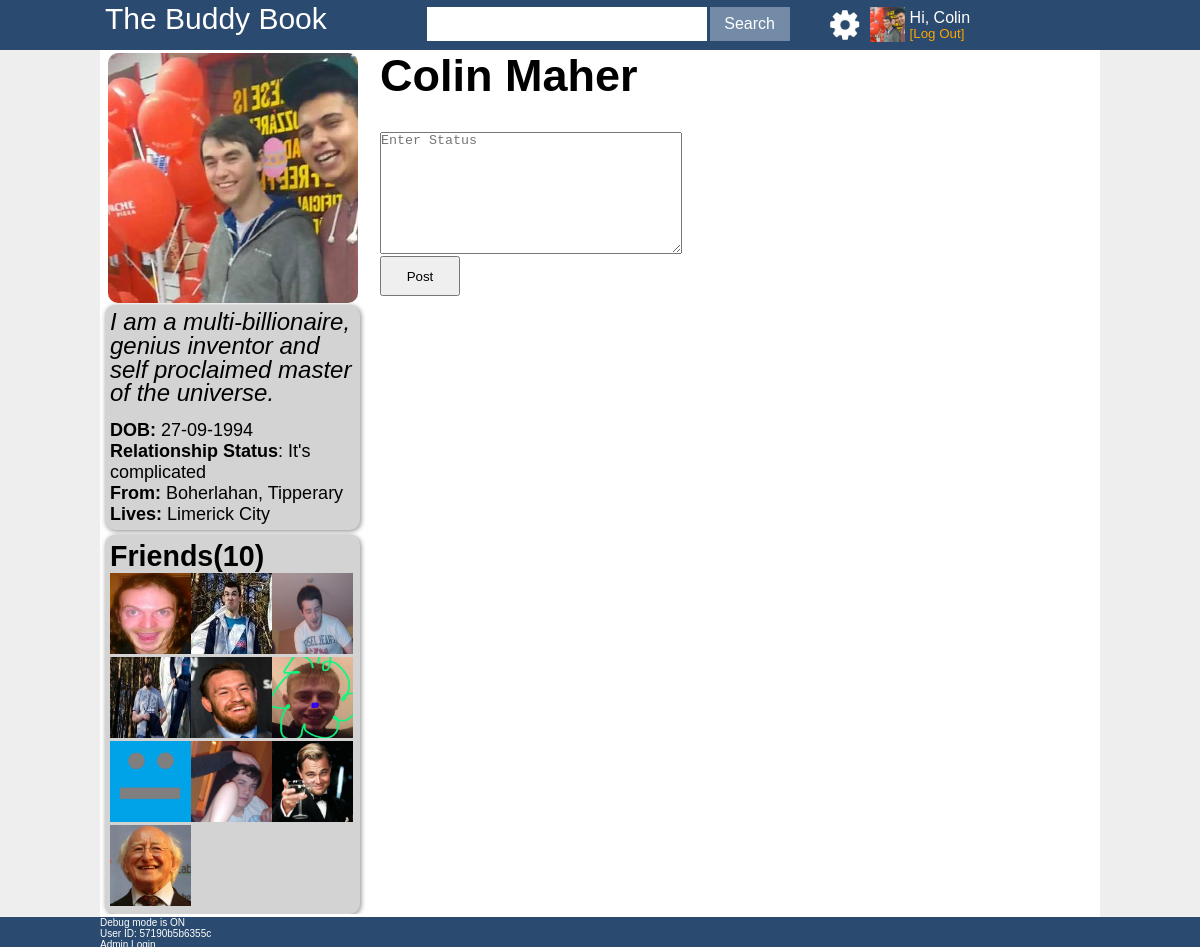
Screenshot of /profile.php (signed in) with the database file from the repository.
### tables this page shows
CREATE TABLE `profile` (
  `profileID` varchar(45) NOT NULL,
  `description` varchar(250) DEFAULT NULL,
  `origFrom` varchar(45) DEFAULT NULL,
  `lives` varchar(45) DEFAULT NULL,
  `relationship` varchar(45) DEFAULT 'Private',
  `profilePic` varchar(45) DEFAULT 'images/profilepic.jpg',
  PRIMARY KEY (`profileID`),
  UNIQUE KEY `profileID_UNIQUE` (`profileID`)
);

CREATE TABLE `users` (
  `userID` varchar(45) NOT NULL,
  `firstName` varchar(45) DEFAULT NULL,
  `lastName` varchar(45) DEFAULT NULL,
  `email` varchar(45) DEFAULT NULL,
  `password` varchar(100) DEFAULT NULL,
  `dateOfBirth` date DEFAULT NULL,
  `gender` varchar(45) DEFAULT NULL,
  `dateCreated` datetime DEFAULT CURRENT_TIMESTAMP,
  PRIMARY KEY (`userID`),
  UNIQUE KEY `userID_UNIQUE` (`userID`),
  UNIQUE KEY `email_UNIQUE` (`email`),
  CONSTRAINT `userprofileFK` FOREIGN KEY (`userID`) REFERENCES `profile` (`profileID`)
);

### Library/functions.php (called while the page is built, shortened)
<?php
function findFriends($userID, $otherUser)
{
	include 'config/connection.php';
	try
	{
		$sql = 'SELECT friend1, friend2 FROM friends WHERE friend1 = :userID OR friend2 = :userID';
		$stmt = $conn->prepare($sql);
		$stmt->bindParam(':userID', $userID);
		$stmt->execute();
		$results = $stmt->fetchAll(PDO::FETCH_NUM);
		$x = 0;
		if($results != null)
		{
			foreach($results AS $id)
			{
				if(strcmp($userID, $id[0]))
				{
					$friends[$x] = $id[0];
					$x++;
				}
				if(strcmp($userID, $id[1]))
				{
					$friends[$x] = $id[1];
					$x++;
				}
			}
		}
		if(isset($friends))
		return $friends;
		else
		return false;
	}
	catch(PDOException $e)
	{
		$_SESSION['debug'] = $e->getMessage();
	}
}
function getFirstName($userID)
{
	include 'config/connection.php';
	try
	{
		$sql = 'SELECT firstName FROM users WHERE userID = :userID';
		$stmt = $conn->prepare($sql);
		$stmt->bindParam(':userID', $userID);
		$stmt->execute();
		$result = $stmt->fetch();
		if($result)
		{
			return $result['firstName'];
		}
		else
		{
			return false;
		}
	}
	catch(PDOException $e)
	{
		$_SESSION['debug'] = $e->getMessage();
	}
}
function getLastName($userID)
{
	include 'config/connection.php';
	try
	{
		$sql = 'SELECT lastName FROM users WHERE userID = :userID';
		$stmt = $conn->prepare($sql);
		$stmt->bindParam(':userID', $userID);
		$stmt->execute();
		$result = $stmt->fetch();
		if($result)
		{
			return $result['lastName'];
		}
		else
		{
			return false;
		}
	}
	catch(PDOException $e)
	{
		$_SESSION['debug'] = $e->getMessage();
	}
}
function getDOB($userID)
{
	include 'config/connection.php';
	try
	{
		$sql = 'SELECT dateOfBirth FROM users WHERE userID = :userID';
		$stmt = $conn->prepare($sql);
		$stmt->bindParam(':userID', $userID);
		$stmt->execute();
		$result = $stmt->fetch();
		$originalDate = DateTime::createFromFormat('Y-m-d', $result['dateOfBirth']);
		$newDate = $originalDate->format('d-m-Y');
		return $newDate;
	}
	catch(PDOException $e)
	{
		$_SESSION['debug'] = $e->getMessage();
	}
}
function getProfDesc($userID)
{
	include 'config/connection.php';
	try
	{
		$sql = 'SELECT description FROM profile WHERE profileID = :profileID';
		$stmt = $conn->prepare($sql);
		$stmt->bindParam(':profileID', $userID);
		$stmt->execute();
		$result = $stmt->fetch();
		if($result['description'] != null)
		{
			return $result['description'];
		}
		else
		{
			return "";
		}
	}
	catch(PDOException $e)
	{
		$_SESSION['debug'] = $e->getMessage();
	}
}
function getProfFrom($userID)
{
	include 'config/connection.php';
	try
	{
		$sql = 'SELECT origFrom FROM profile WHERE profileID = :profileID';
		$stmt = $conn->prepare($sql);
		$stmt->bindParam(':profileID', $userID);
		$stmt->execute();
		$result = $stmt->fetch();
		if($result['origFrom'] != null)
		{
			return $result['origFrom'];
		}
		else
		{
			return;
		}
	}
	catch(PDOException $e)
	{
		$_SESSION['debug'] = $e->getMessage();
	}
}
function getProfLives($userID)
{
	include 'config/connection.php';
	try
	{
		$sql = 'SELECT lives FROM profile WHERE profileID = :profileID';
		$stmt = $conn->prepare($sql);
		$stmt->bindParam(':profileID', $userID);
		$stmt->execute();
		$result = $stmt->fetch();
		return $result['lives'];
	}
	catch(PDOException $e)
	{
		$_SESSION['debug'] = $e->getMessage();
	}
}
function getProfRelationship($userID)
{
	include 'config/connection.php';
	try
	{
		$sql = 'SELECT relationship FROM profile WHERE profileID = :profileID';
		$stmt = $conn->prepare($sql);
		$stmt->bindParam(':profileID', $userID);
		$stmt->execute();
		$result = $stmt->fetch();
		return $result['relationship'];
	}
	catch(PDOException $e)
	{
		$_SESSION['debug'] = $e->getMessage();
	}
}
function getProfPic($userID)
{
	include 'config/connection.php';
	try
	{
		$sql = 'SELECT profilepic FROM profile WHERE profileID = :profileID';
		$stmt = $conn->prepare($sql);
		$stmt->bindParam(':profileID', $userID);
		$stmt->execute();
		$result = $stmt->fetch();
		return $result['profilepic'];
	}
	catch(PDOException $e)
	{
		$_SESSION['debug'] = $e->getMessage();
	}
}

### profile.php (the view, shortened to what this page needs)
<?php include "library/header.php" ?>
	<main>
		<?php
		if(isset($_SESSION['userID']))
		{
			if(isset($_GET['userID']))
			{
				$userID = $_GET['userID'];
			}
			else
			{
				$userID = $_SESSION['userID'];
			}
			echo '<div class="container">';
				echo '<div id="profCol">';
					echo '<img src="' . getProfPic($userID) . '" id="profPic" alt="My Profile Picture">';
					echo '<div id="profInfo">';
						if(getProfDesc($userID) != "")
						echo '<p id="profDesc">' . getProfDesc($userID) . '</p>';
						echo '<p id="profDOB"><strong>DOB:</strong> ' . getDOB($userID) . '</p>';
						if(getProfRelationship($userID) != "Private")
						echo '<p id="profRel"><strong>Relationship Status</strong>: ' . getProfRelationship($userID) . '</p>';
						if(getProfFrom($userID) != "")
						echo '<p id="profFrom"><strong>From:</strong> ' . getProfFrom($userID) . '</p>';
						if(getProfLives($userID) != "")
						echo '<p id="profLives"><strong>Lives:</strong> ' . getProfLives($userID) . '</p>';
					echo '</div>';
					echo '<div id="profFriendList">';
						if(isset($_GET['userID']))
							$friends = findFriends($userID, $_GET['userID']);
						else
							$friends = findFriends($userID, 0);
						if(count($friends) > 0)
						{
							echo '<h2>Friends('. count($friends) . ')</h2>';
							foreach($friends as $friend)
							{
								echo '<a href="profile.php?userID='. $friend . '"><img id="profFriendListPic" src="' . getProfPic($friend) . '" id="profilePic" title="' . getFirstName($friend) . " " . getLastName($friend) . '"/></a>';
							}
						}
						else
						{
							echo getFirstName($userID) . ' does not have any friends yet :(';
						}
					echo '</div>';
				echo '</div>';
				echo '<div id="profNameFriendStatus">';
					echo '<h1 id="profName">' . getfirstName($userID) . ' ' . getLastName($userID) . '</h1>';
				echo '</div>';
				echo '<form id="statusForm" name="statusForm" method="post" action="' . $_SERVER['PHP_SELF'] . '">';
					echo '<textarea rows="8" cols="40" name="email" type="text" maxlength="40" placeholder="Enter Status" required ></textarea>';
					echo '<br>';
					echo '<input id="statusBtn" type="submit" name="status" value="Post" />';
				echo '</form>';
			echo '</div>';
		}
		?>
	</main>
<?php include "library/footer.php" ?>

### Library/header.php (shortened to what this page needs)
<?php include_once 'config/connection.php';?>
<?php include_once 'library/functions.php';?>
<!DOCTYPE HTML>
<html>
	<head>
		<link rel="stylesheet" href="design/style.css"/>
	</head>
	<body>
		<header>
			<?php
			if(isset($_SESSION['userID']))
			{
			?>
				<div class="container">
					<a href="profile.php" id="logoLoggedIn">The Buddy Book</a>
					<form action="search.php" id="search" method="post">
						<input type="text" id="searchBox" name="searchTerm" maxlength="35" value="<?php if(isset($_POST['searchTerm'])) echo $_POST['searchTerm']; ?>" >
						<input type="submit" id="searchBtn" name="search" value="Search">
					</form>
					<a href="editProfile.php"><img src="design/cog.jpg" id="settingsCog"/></a>
					<?php echo '<a href="profile.php"><img src="' . getProfPic($_SESSION['userID']) . '" id="profilePicHeader" alt="My Profile Picture"></a>'; ?>
					<form action="<?php echo $_SERVER['PHP_SELF'];?>" method="post" id="logoutBtnForm">
						<?php echo 'Hi, ' . getFirstName($_SESSION['userID']); ?>
						<input type="submit" name="logout" value="[Log Out]" id="logoutBtn">
					</form>
				</div>
			<?php
			}
			?>
		</header>

### Library/footer.php (shortened to what this page needs)
</body>
<footer>
	<div class="container">
		<?php
		if (__DEBUG==1)
		{
			echo 'Debug mode is ON</br>';
			if(isset($_SESSION['userID']))
			{
				echo 'User ID: ' . $_SESSION['userID'] . '<br>';
			}
		}
		else
		{
			echo '&copy;2015 Colin Maher';
		}
		?>
		<a href="admin.php">Admin Login</a>
</footer>

### Design/style.css (style rules this page uses)
* { margin: 0; padding: 0; text-decoration: none; }
html { height: 100%; }
body { height: 100%; background: #EEEEEE; font-family: "palatino linotype", arial; overflow-y: scroll; font-size: 62.5%; }
h1 { font-size: 3em; }
h2 { font-size: 2.2em; }
.container { width: 1000px; margin: auto; overflow: hidden; }
header { height: 50px; min-width: 1000px; background: #2B4A6F; }
header * { color: white; }
#logoLoggedIn { float: left; margin: 2px 0px 0px 5px; font-size: 3em; color: white; }
#search { float: left; margin: 7px 0px 0px 100px; height: 34px; }
#searchBox { width: 275px; height: 100%; padding-left: 5px; font-size: 1.7em; border-style: none; }
#searchBtn { width: 80px; height: 100%; border-style: none; font-size: 1.6em; background: #748BA7; color: white; }
#settingsCog { float: left; width: 30px; height: 30px; margin: 10px 0px 0px 40px; }
#profilePicHeader { float: left; width: 35px; height: 35px; margin: 7px 0px 0px 10px; }
#logoutBtnForm { float: left; height: 30px; width: 100px; margin: 10px 0px 0px 5px; color: white; font-size: 1.6em; background: #2B4A6F; line-height: 95%; }
#logoutBtn { background: #2B4A6F; color: orange; border-style: none; }
main { width: 1000px; margin: auto; min-height: calc(100% - 80px); background: white; clear: both; }
#profCol { float: left; width: 260px; height: auto; }
#profPic { height: 250px; width: 250px; border-radius: 10px; margin: 3px 0px 0px 8px; }
#profName { float: left; font-size: 4.5em; margin: 0px 0px 0px 20px; }
#profInfo { margin: 0px 0px 5px 5px; padding: 5px 5px 5px 5px; box-shadow: 1px 1px 5px #888888; border-radius: 10px; background: lightgrey; }
#profDesc { float: left; margin-bottom: 15px; line-height: 99%; width: 250px; font-size: 2.4em; font-style: italic; }
#profDOB { font-size: 1.8em; }
#profRel { font-size: 1.8em; }
#profFrom { font-size: 1.8em; }
#profLives { font-size: 1.8em; }
#profFriendList { float: left; margin: 0px 0px 0px 5px; box-shadow: 1px 1px 5px #888888; border-radius: 10px; background: lightgrey; padding: 5px; }
#profFriendListPic { height: 81px; width: 81px; overflow: none; }
#profFriendList { font-size: 1.3em; }
#statusForm { float: left; margin-top: 30px; margin-left: 20px; width: 600px; }
#statusForm textarea { width: 300px; }
#statusForm #statusBtn { height: 40px; width: 80px; }
footer { position:relative; bottom:0; color: white; background: #2B4A6F; min-width: 1200px; min-height: 30px; }
footer * { color: white; }

### rows the page displays
profile: profilePic (picture), description "I am a multi-billionaire, genius inventor and self proclaimed master of the universe.", relationship "It's complicated", origFrom "Boherlahan, Tipperary", lives "Limerick City"
users: firstName "Colin", dateOfBirth "27-09-1994", lastName "Maher"
profile: profilePic (picture)
profile: profilePic (picture)
profile: profilePic (picture)
profile: profilePic (picture)
profile: profilePic (picture)
profile: profilePic (picture)
profile: profilePic (picture)
profile: profilePic (picture)
profile: profilePic (picture)
profile: profilePic (picture)

### other values shown
count($friends) "10"
$_SESSION['userID'] "57190b5b6355c"
